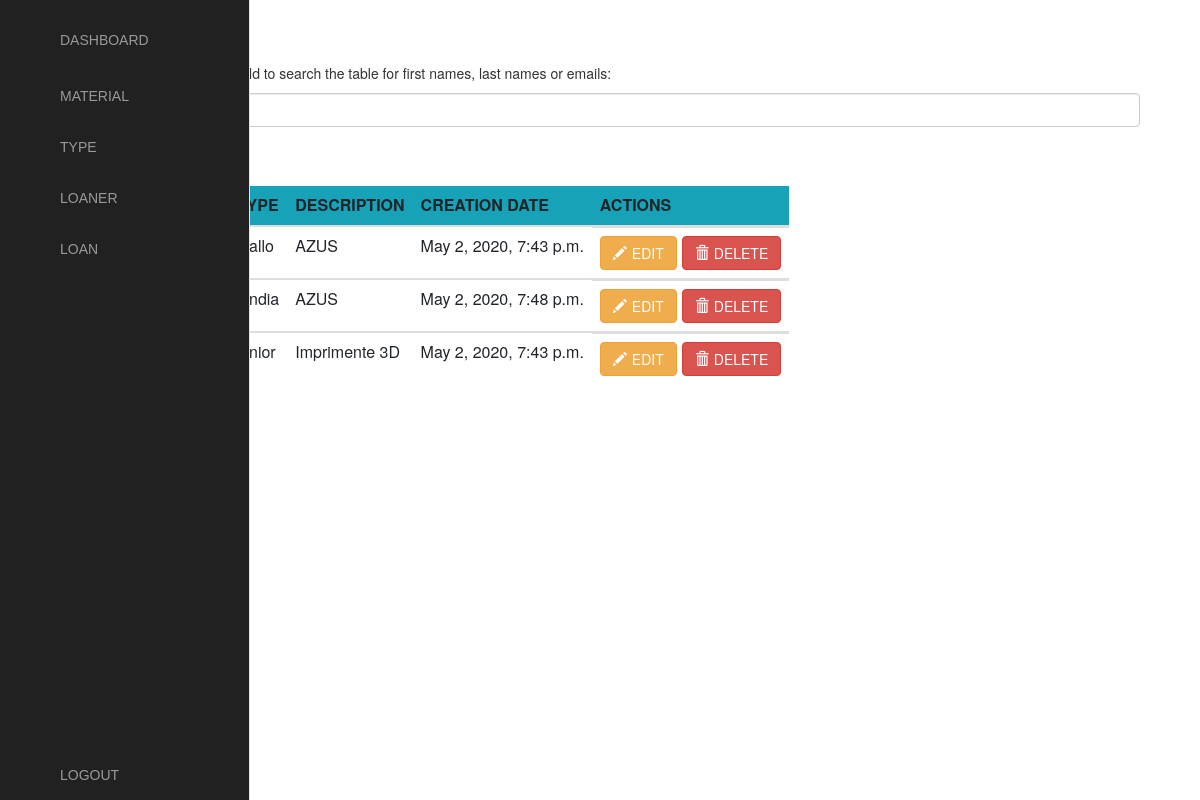
Page /MaterialView on the committed database.
### siteWeb/models.py (models this page shows, shortened)
class Material(models.Model):
    name = models.CharField(max_length=250)
    id = models.IntegerField(blank=False, primary_key=True)
    creation_date_mat = models.DateTimeField(auto_now_add=True)
    slug = models.SlugField(max_length=250, null=True, blank=True)
    material_picture = models.ImageField(blank=True, upload_to='media/', default='None/no-img.jpg', null=True)
    type = models.ForeignKey(Type, on_delete=models.CASCADE)

class Type(models.Model):
    TYPE_GENERIC = 'generic'
    TYPE_UNIQUE = 'unique'
    TYPE_CHOICES = (
        (TYPE_GENERIC, 'generic'),
        (TYPE_UNIQUE, 'unique'),
    )
    material_type = models.CharField(max_length=250, choices=TYPE_CHOICES, default=TYPE_GENERIC)
    name_type = models.CharField(max_length=250)
    description = models.TextField(blank=True)
    creation_date_type = models.DateTimeField(auto_now_add=True)
    def __str__(self):
        return "{0}".format(self.name_type)

### siteWeb/crudAjaxMatViews.py (the view)
# urls.py: path('MaterialView', crudAjaxMatViews.indexView, name='MaterialView'),
def indexView(request):
    form = formMaterial()
    material = Material.objects.all()
    return render(request, 'siteWeb/crudMaterial/ajaxCrudMat.html', {"form": form, "materials": material})

### siteWeb/forms.py
class formMaterial(forms.ModelForm):
    class Meta:
        model = Material
        fields = ['name','id','type', 'material_picture']

### siteWeb/templates/siteWeb/crudMaterial/ajaxCrudMat.html (shortened to what this page needs)
{% include "siteWeb/includes/dashboard.html" %}
{% load crispy_forms_tags %}
{% load static %}
{% block content %}
<head>
</head>
<div class="container">
    <div class="container-fluid">
            <h2>Materials</h2>
          <p>Type something in the input field to search the table for first names, last names or emails:</p>
          <input class="form-control" id="myInput" type="text" placeholder="Search..">
          <br>
         <a class="btn btn-success add-form offset-12" href="/addMaterial">
                <span> Add Material</span>
         </a>
    </div>
    <div class="table-responsive table-body">
        <table class="table container-fluid table-responsive mt-2">
            <thead class="bg-info">
                <tr>
                    <th scope="col">NAME</th>
                    <th scope="col">BARCODE</th>
                    <th scope="col">TYPE</th>
                     <th scope="col">DESCRIPTION</th>
                    <th scope="col">CREATION DATE</th>
                    <th scope="col">ACTIONS</th>
                </tr>
            </thead>
            {% for material in materials %}
            <tbody id="myTable">
            <tr>
                <td scope="row">{{material.name}}</td>
                <td>{{material.id}}</td>
                <td>{{material.slug}}</td>
                <td>{{material.type }}</td>
                <td>{{material.creation_date_mat}}</td>
                <td  class="d-flex">
                    <a href="/updateMaterial/{{material.id}}" class="btn btn-warning"><span class="glyphicon glyphicon-pencil mr-2"></span>EDIT</a>
                    <button  class="btn btn-danger ml-2" onClick="deleteMaterial({{material.id}})">
                        <span class="glyphicon glyphicon-trash mr-2"></span>DELETE
                    </button>
                </td>
            </tr>
            </tbody>
            {% endfor %}
        </table>
    </div>
</div>
{% endblock %}

### rows in the picture
Material: slug "diallo", type "AZUS", creation_date_mat "May 2, 2020, 7:43 p.m."
Material: slug "aindia", type "AZUS", creation_date_mat "May 2, 2020, 7:48 p.m."
Material: slug "junior", type "Imprimente 3D", creation_date_mat "May 2, 2020, 7:43 p.m."
